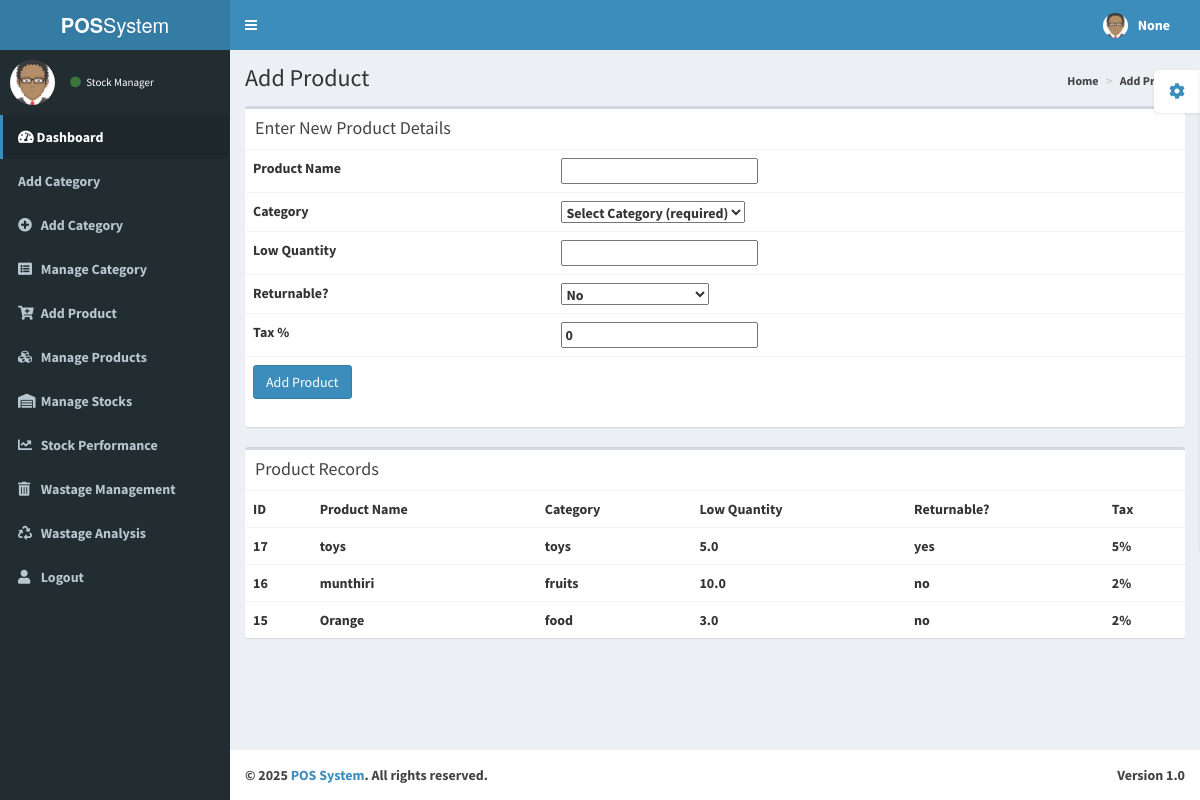
Page /addproduct/ on the committed database.
### stockmanager/models.py (models this page shows, shortened)
class category(models.Model):
    category=models.CharField(max_length=60)
    def __str__(self):
        return self.category  # Return the name of the category when the object is called

class Product(models.Model):
    product_name = models.CharField(max_length=100)
    category = models.ForeignKey(category, on_delete=models.SET_NULL, null=True, blank=True)
    buying_price = models.DecimalField(max_digits=10, decimal_places=2, default=0)
    selling_price = models.DecimalField(max_digits=10, decimal_places=2, default=0)
    quantity = models.DecimalField(max_digits=8, decimal_places=3, default=0)
    low_quantity = models.FloatField()
    date = models.DateField(null=True, blank=True)
    tax=models.IntegerField(default=0)
    Return=models.CharField(max_length=10,default='no')

### stockmanager/views.py (the view)
# urls.py: path('addproduct/', s_views.add_product, name='add_product'),
def add_product(request):
    username = request.session.get('username')
    if request.method == 'POST':
        form = ProductForm(request.POST)
        if form.is_valid():
            product = form.save(commit=False)
            product.buying_price = 0
            product.selling_price = 0
            product.quantity = 0
            product.date = None  # Will be set by signal when quantity changes from 0
            try:
                product.save()
                messages.success(request, f'Product added successfully!')
                return redirect('add_product')
            except Exception as e:
                messages.error(request, f'Error saving product: {str(e)}')
        else:
            messages.error(request, 'Please correct the errors below.')
    else:
        form = ProductForm()
    products = Product.objects.all().order_by("-id")
    context = {
        'username': username,
        'form': form,
        'products': products,
    }
    return render(request, 'add_product.html', context)

### stockmanager/forms.py (shortened to what this page needs)
class ProductForm(forms.ModelForm):
    class Meta:
        model = Product
        fields = ['product_name', 'category', 'low_quantity', 'Return', 'tax']
    def __init__(self, *args, **kwargs):
        super(ProductForm, self).__init__(*args, **kwargs)
        self.fields['category'].queryset = category.objects.all()
        self.fields['category'].empty_label = "Select Category (required)"  # Updated label
        self.fields['category'].required = True  # Explicitly set as required
        self.fields['Return'].widget = forms.Select(choices=[
            ('', 'Select Return Status'),
            ('yes', 'Yes'),
            ('no', 'No')
        ])
        self.fields['Return'].initial = 'no'

### templates/add_product.html (shortened to what this page needs)
<!DOCTYPE html>
<html>
  <head>
    {% load static %}
    <link href="{% static 'adminp/bootstrap/css/bootstrap.min.css' %}" rel="stylesheet" type="text/css" />
    <link href="https://maxcdn.bootstrapcdn.com/font-awesome/4.3.0/css/font-awesome.min.css" rel="stylesheet" type="text/css" />
    <link href="http://code.ionicframework.com/ionicons/2.0.0/css/ionicons.min.css" rel="stylesheet" type="text/css" />
    <link href="{% static 'adminp/dist/css/AdminLTE.min.css' %}" rel="stylesheet" type="text/css" />
    <link href="{% static 'adminp/dist/css/skins/_all-skins.min.css' %}" rel="stylesheet" type="text/css" />
    <link rel="stylesheet" href="https://cdnjs.cloudflare.com/ajax/libs/font-awesome/5.15.4/css/all.min.css">
    <link rel="stylesheet" href="https://code.ionicframework.com/ionicons/2.0.1/css/ionicons.min.css">
  </head>
  <body class="skin-blue">
    <div class="wrapper">
      <header class="main-header">
        <a href="../../index2.html" class="logo"><b>POS</b>System</a>
        <nav class="navbar navbar-static-top" role="navigation">
          <a href="#" class="sidebar-toggle" data-toggle="offcanvas" role="button">
          </a>
          <div class="navbar-custom-menu">
            <ul class="nav navbar-nav">
              <li class="dropdown user user-menu">
                <a href="#" class="dropdown-toggle" data-toggle="dropdown">
                  <img src="{% static 'adminp/dist/img/avatar.png' %}" class="user-image" alt="User Image"/>
                  <span class="hidden-xs"><b>{{username}}</span>
                </a>
              </li>
            </ul>
          </div>
        </nav>
      </header>
      <div class="content-wrapper">
        <section class="content-header">
          <h1>Add Product</h1>
          <ol class="breadcrumb">
            <li><a href="#"><i class="fa fa-dashboard"></i> Home</a></li>
            <li><a href="#">Add Product</a></li>
          </ol>
        </section>
        <aside class="main-sidebar">
          <section class="sidebar">
            <div class="user-panel">
              <div class="pull-left image">
                {% load static%}
                <img src="{% static 'adminp/dist/img/avatar.png' %}" class="img-circle" alt="User Image" />
              </div>
              <div class="pull-left info">
                <a href="#"><i class="fa fa-circle text-success"></i> Stock Manager</a>
              </div>
            </div>
            <ul class="sidebar-menu">
              <li class="active treeview">
                <a href="#">
                  <i class="fas fa-tachometer-alt"></i> <span>Dashboard</span>
                </a>
              </li>
              <li class="treeview">
                <a href="{%  url 'addcategory' %}">
                  <span>Add Category</span>
                </a>
              </li>
              <li>
                <li class="treeview">
                  <a href="{% url 'addcategory' %}">
                    <i class="fa fa-plus-circle"></i>
                    <span>Add Category</span>
                  </a>
                </li>
                <li>
                  <a href="{% url 'mcategory' %}">
                    <i class="fa fa-list-alt"></i>
                    <span>Manage Category</span>
                  </a>
                </li>
                <li>
                  <a href="{% url 'add_product' %}">
                    <i class="fa fa-cart-plus"></i>
                    <span>Add Product</span>
                  </a>
                </li>
                <li>
                  <a href="{% url 'manage_product' %}">
                    <i class="fa fa-cubes"></i>
                    <span>Manage Products</span>
                  </a>
                </li>
                <li>
                  <a href="{% url 'manage_stock' %}">
                    <i class="fa fa-warehouse"></i>
                    <span>Manage Stocks</span>
                  </a>
                </li>
                <li>
                  <a href="{% url 'stock_performance' %}">
                    <i class="fa fa-chart-line"></i>
                    <span>Stock Performance</span>
                  </a>
                </li>
                <li>
                  <a href="{% url 'wastage_management' %}">
                    <i class="fa fa-trash-alt"></i>
                    <span>Wastage Management</span>
                  </a>
                </li>
                <li>
                  <a href="{% url 'wastage_report' %}">
                    <i class="fa fa-recycle"></i>
                    <span>Wastage Analysis</span>
                  </a>
                </li>
                <li>
                  <a href="{% url 'logout' %}">
                    <i class="fa fa-user"></i>
                    <span>Logout</span>
                  </a>
                </li>
            </ul>
          </section>
        </aside>
        <section class="content">
          <div class="row">
            <div class="col-xs-12">
              <div class="box">
                <div class="box-header">
                  <h3 class="box-title">Enter New Product Details</h3>
                </div>
                <div class="box-body table-responsive no-padding">
                    <form action="" method="POST">
                        <table class="table table-hover">
                          <tr>
                            <th>Product Name</th>
                            <td>
                                {{ form.product_name }}
                            </td>
                        </tr>
                        <tr>
                              <th>Category</th>
                              <td>
                                  {{ form.category }}
                              </td>
                          </tr>
                        <tr>
                            <th>Low Quantity</th>
                            <td>
                                {{ form.low_quantity }}
                            </td>
                        </tr>
                        <tr>
                            <th>Returnable?</th>
                            <td>
                                {{ form.Return }}
                            </td>
                        </tr>
                        <tr>
                            <th>Tax %</th>
                            <td>
                                {{ form.tax }}
                            </td>
                        </tr>
                            <tr>
                                <td colspan="2">
                                    <button type="submit" class="btn btn-primary">Add Product</button>
                                </td>
                            </tr>
                        </table>
                    </form>
                </div>
              </div>
            </div>
          </div>
<div class="row">
    <div class="col-xs-12">
        <div class="box">
            <div class="box-header">
                <h3 class="box-title">Product Records</h3>
            </div>
            <div class="box-body table-responsive no-padding">
                <table class="table table-hover">
                    <tr>
                        <th>ID</th>
                        <th>Product Name</th>
                        <th>Category</th>
                        <th>Low Quantity</th>
                        <th>Returnable?</th>
                        <th>Tax</th>
                    </tr>
                    {% for product in products %}
                    <tr>
                        <td>{{ product.id }}</td>
                        <td>{{ product.product_name }}</td>
                        <td>{{ product.category.category }}</td>
                        <td>{{ product.low_quantity }}</td>
                        <td>{{ product.Return }}</td>
                        <td>{{ product.tax }}%</td>
                    </tr>
                    {% endfor %}
                </table>
            </div>
        </div>
    </div>
</div>
        </section>
      </div>
      <footer class="main-footer">
        <div class="pull-right hidden-xs">
          <b>Version</b> 1.0
        </div>
        <strong>&copy; 2025<a href="http://almsaeedstudio.com">  <span> POS System</span></span></a>.</strong> All rights reserved.
      </footer>
    </div>
  </body>
</html>

### rows in the picture
category: category "Select Category (required)"
Product: id "17", product_name "toys", category.category "toys", low_quantity "5.0", Return "yes", tax "5"
Product: id "16", product_name "munthiri", category.category "fruits", low_quantity "10.0", Return "no", tax "2"
Product: id "15", product_name "Orange", category.category "food", low_quantity "3.0", Return "no", tax "2"

### other values in the picture
{{ username }} "None"
